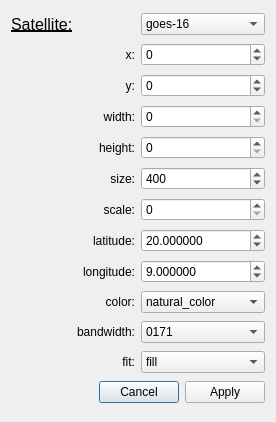
<?xml version="1.0" encoding="UTF-8"?>
<ui version="4.0">
 <class>Dialog</class>
 <widget class="QDialog" name="Dialog">
  <property name="geometry">
   <rect>
    <x>0</x>
    <y>0</y>
    <width>276</width>
    <height>422</height>
   </rect>
  </property>
  <property name="minimumSize">
   <size>
    <width>0</width>
    <height>0</height>
   </size>
  </property>
  <property name="windowTitle">
   <string>Dialog</string>
  </property>
  <layout class="QVBoxLayout" name="verticalLayout">
   <item>
    <layout class="QHBoxLayout" name="horizontalLayout">
     <item>
      <widget class="QLabel" name="satellite_label">
       <property name="font">
        <font>
         <pointsize>12</pointsize>
         <weight>50</weight>
         <bold>false</bold>
         <underline>true</underline>
        </font>
       </property>
       <property name="text">
        <string>Satellite:</string>
       </property>
      </widget>
     </item>
     <item>
      <widget class="QComboBox" name="satellite_selector">
       <item>
        <property name="text">
         <string>goes-16</string>
        </property>
       </item>
       <item>
        <property name="text">
         <string>goes-17</string>
        </property>
       </item>
       <item>
        <property name="text">
         <string>goes-18</string>
        </property>
       </item>
       <item>
        <property name="text">
         <string>meteosat-9</string>
        </property>
       </item>
       <item>
        <property name="text">
         <string>meteosat-11</string>
        </property>
       </item>
       <item>
        <property name="text">
         <string>himawari</string>
        </property>
       </item>
       <item>
        <property name="text">
         <string>sdo</string>
        </property>
       </item>
       <item>
        <property name="text">
         <string>sentinel</string>
        </property>
       </item>
       <item>
        <property name="text">
         <string>apod</string>
        </property>
       </item>
      </widget>
     </item>
    </layout>
   </item>
   <item>
    <layout class="QHBoxLayout" name="x_layout">
     <item>
      <widget class="QLabel" name="x_label">
       <property name="text">
        <string>x:</string>
       </property>
       <property name="alignment">
        <set>Qt::AlignRight|Qt::AlignTrailing|Qt::AlignVCenter</set>
       </property>
      </widget>
     </item>
     <item>
      <widget class="QSpinBox" name="x_input">
       <property name="minimum">
        <number>-9999</number>
       </property>
       <property name="maximum">
        <number>9999</number>
       </property>
      </widget>
     </item>
    </layout>
   </item>
   <item>
    <layout class="QHBoxLayout" name="y_layout">
     <item>
      <widget class="QLabel" name="y_label">
       <property name="text">
        <string>y:</string>
       </property>
       <property name="alignment">
        <set>Qt::AlignRight|Qt::AlignTrailing|Qt::AlignVCenter</set>
       </property>
      </widget>
     </item>
     <item>
      <widget class="QSpinBox" name="y_input">
       <property name="minimum">
        <number>-9999</number>
       </property>
       <property name="maximum">
        <number>9999</number>
       </property>
      </widget>
     </item>
    </layout>
   </item>
   <item>
    <layout class="QHBoxLayout" name="width_layout">
     <item>
      <widget class="QLabel" name="width_label">
       <property name="text">
        <string>width:</string>
       </property>
       <property name="alignment">
        <set>Qt::AlignRight|Qt::AlignTrailing|Qt::AlignVCenter</set>
       </property>
      </widget>
     </item>
     <item>
      <widget class="QSpinBox" name="width_input">
       <property name="maximum">
        <number>9999</number>
       </property>
      </widget>
     </item>
    </layout>
   </item>
   <item>
    <layout class="QHBoxLayout" name="height_layout">
     <item>
      <widget class="QLabel" name="height_label">
       <property name="text">
        <string>height:</string>
       </property>
       <property name="alignment">
        <set>Qt::AlignRight|Qt::AlignTrailing|Qt::AlignVCenter</set>
       </property>
      </widget>
     </item>
     <item>
      <widget class="QSpinBox" name="height_input">
       <property name="maximum">
        <number>9999</number>
       </property>
      </widget>
     </item>
    </layout>
   </item>
   <item>
    <layout class="QHBoxLayout" name="sizelayout">
     <item>
      <widget class="QLabel" name="size_label">
       <property name="text">
        <string>size:</string>
       </property>
       <property name="alignment">
        <set>Qt::AlignRight|Qt::AlignTrailing|Qt::AlignVCenter</set>
       </property>
      </widget>
     </item>
     <item>
      <widget class="QSpinBox" name="size_input">
       <property name="maximum">
        <number>9999</number>
       </property>
       <property name="value">
        <number>400</number>
       </property>
      </widget>
     </item>
    </layout>
   </item>
   <item>
    <layout class="QHBoxLayout" name="scale_layout">
     <item>
      <widget class="QLabel" name="scale_label">
       <property name="text">
        <string>scale:</string>
       </property>
       <property name="alignment">
        <set>Qt::AlignRight|Qt::AlignTrailing|Qt::AlignVCenter</set>
       </property>
      </widget>
     </item>
     <item>
      <widget class="QSpinBox" name="scale_input">
       <property name="maximum">
        <number>999999</number>
       </property>
      </widget>
     </item>
    </layout>
   </item>
   <item>
    <layout class="QHBoxLayout" name="laytitude_layout">
     <item>
      <widget class="QLabel" name="latitude_label">
       <property name="text">
        <string>latitude:</string>
       </property>
       <property name="alignment">
        <set>Qt::AlignRight|Qt::AlignTrailing|Qt::AlignVCenter</set>
       </property>
      </widget>
     </item>
     <item>
      <widget class="QDoubleSpinBox" name="latitude_input">
       <property name="decimals">
        <number>6</number>
       </property>
       <property name="maximum">
        <double>999999.000000000000000</double>
       </property>
       <property name="value">
        <double>20.000000000000000</double>
       </property>
      </widget>
     </item>
    </layout>
   </item>
   <item>
    <layout class="QHBoxLayout" name="longitude_layout">
     <item>
      <widget class="QLabel" name="longitude_label">
       <property name="text">
        <string>longitude:</string>
       </property>
       <property name="alignment">
        <set>Qt::AlignRight|Qt::AlignTrailing|Qt::AlignVCenter</set>
       </property>
      </widget>
     </item>
     <item>
      <widget class="QDoubleSpinBox" name="longitude_input">
       <property name="decimals">
        <number>6</number>
       </property>
       <property name="maximum">
        <double>9999999.000000000000000</double>
       </property>
       <property name="value">
        <double>9.000000000000000</double>
       </property>
      </widget>
     </item>
    </layout>
   </item>
   <item>
    <layout class="QHBoxLayout" name="color_layout">
     <item>
      <widget class="QLabel" name="color_label">
       <property name="text">
        <string>color:</string>
       </property>
       <property name="alignment">
        <set>Qt::AlignRight|Qt::AlignTrailing|Qt::AlignVCenter</set>
       </property>
      </widget>
     </item>
     <item>
      <widget class="QComboBox" name="color_input">
       <item>
        <property name="text">
         <string>natural_color</string>
        </property>
       </item>
       <item>
        <property name="text">
         <string>geocolor</string>
        </property>
       </item>
      </widget>
     </item>
    </layout>
   </item>
   <item>
    <layout class="QHBoxLayout" name="bandwidth_layout">
     <item>
      <widget class="QLabel" name="bandwidth_label">
       <property name="text">
        <string>bandwidth:</string>
       </property>
       <property name="alignment">
        <set>Qt::AlignRight|Qt::AlignTrailing|Qt::AlignVCenter</set>
       </property>
      </widget>
     </item>
     <item>
      <widget class="QComboBox" name="bandwidth_input">
       <item>
        <property name="text">
         <string>0171</string>
        </property>
       </item>
       <item>
        <property name="text">
         <string>0171pfss</string>
        </property>
       </item>
       <item>
        <property name="text">
         <string>0304</string>
        </property>
       </item>
       <item>
        <property name="text">
         <string>0304pfss</string>
        </property>
       </item>
       <item>
        <property name="text">
         <string>HMIIC</string>
        </property>
       </item>
      </widget>
     </item>
    </layout>
   </item>
   <item>
    <layout class="QHBoxLayout" name="fit_layout">
     <item>
      <widget class="QLabel" name="fit_label">
       <property name="text">
        <string>fit:</string>
       </property>
       <property name="alignment">
        <set>Qt::AlignRight|Qt::AlignTrailing|Qt::AlignVCenter</set>
       </property>
      </widget>
     </item>
     <item>
      <widget class="QComboBox" name="fit_input">
       <item>
        <property name="text">
         <string>fill</string>
        </property>
       </item>
       <item>
        <property name="text">
         <string>contain</string>
        </property>
       </item>
       <item>
        <property name="text">
         <string>coer</string>
        </property>
       </item>
      </widget>
     </item>
    </layout>
   </item>
   <item>
    <widget class="QDialogButtonBox" name="dialog_buttons">
     <property name="standardButtons">
      <set>QDialogButtonBox::Apply|QDialogButtonBox::Cancel</set>
     </property>
    </widget>
   </item>
  </layout>
 </widget>
 <resources/>
 <connections/>
</ui>
